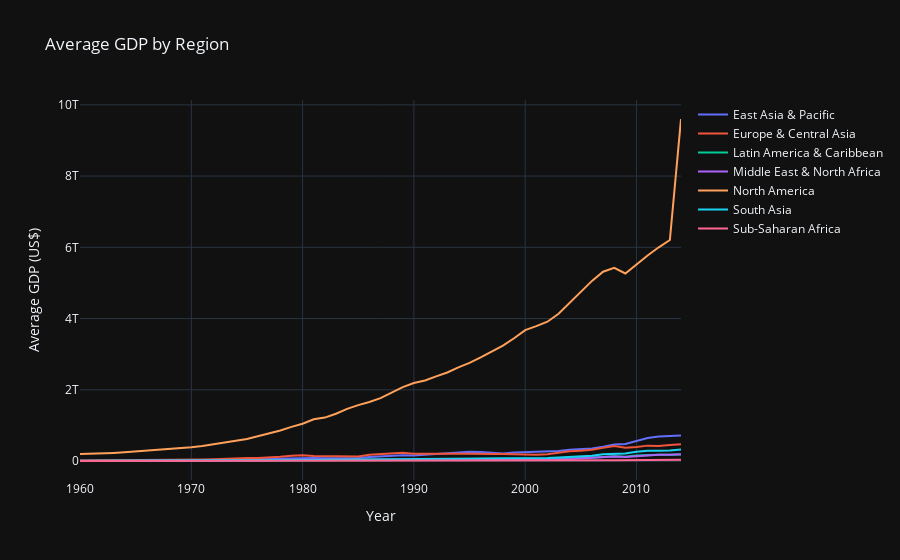
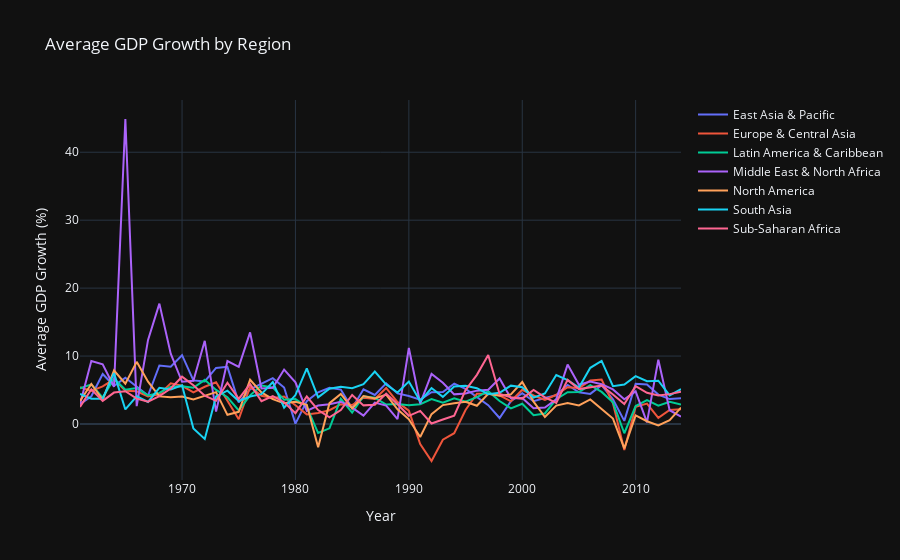

The cell these charts' notebook holds for them, in order:
### Code cell
# plot line chart displaying time evolution of GDP growth by region

plots = [(region_gdp, 'Average GDP', '(US$)'), (region_growth, 'Average GDP Growth', '(%)')]

for plot in plots:

    fig = go.Figure()

    for col in plot[0].columns[1:]:
        fig.add_trace(go.Scatter(x=plot[0]['Year'], y=plot[0][col], mode='lines', name=col))

    fig.update_layout(
        title=f"{plot[1]} by Region",
        yaxis_title=f'{plot[1]} {plot[2]}',
        xaxis_title='Year',
        template='plotly_dark'
    )

    # Show the plot
    fig.show()
